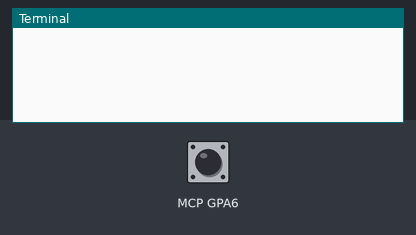
Recording of a program running on a simulated Raspberry Pi (BCM pin numbers). Shown: the last lines printed to the terminal. Inputs (shaded band) come from the test bench; at power-on: MCP GPA6 HIGH. Library files of the repository ran but are not shown: mcp23008.py.

Above: at 1.7 s.
1.8 s: MCP GPA6 pulled LOW for 0.15 s
At 1.96 s:
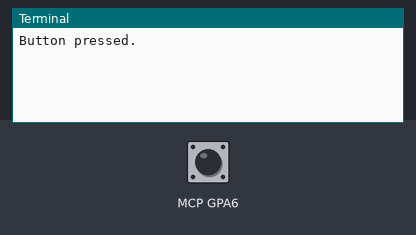
At 2.7 s:
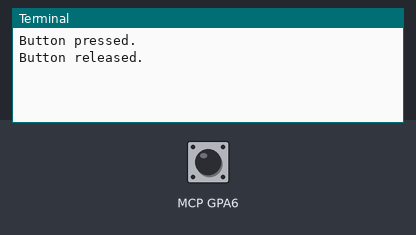

Measured:
- after the input at 1.8 s, the terminal: prints a new line at once (image 1)

The program:

button_example.py
```python
from time import sleep
import mcp23008 as mcp

buttonpin=6
dev=mcp.mcp23008()
dev.set_address(0x20)
dev.set_bus(1)
dev.begin()
dev.set_direction(buttonpin,dev.INPUT)
dev.set_pullup(buttonpin,dev.ENABLE)
sleep(0.5)
lastbut=1-dev.gpio(buttonpin)
while 1:
    but=1-dev.gpio(buttonpin)
    if but!=lastbut:
        if but==dev.LOW:
            print("Button released.")
        elif but==dev.HIGH:
            print("Button pressed.")
    lastbut=but
    sleep(0.1)
```
